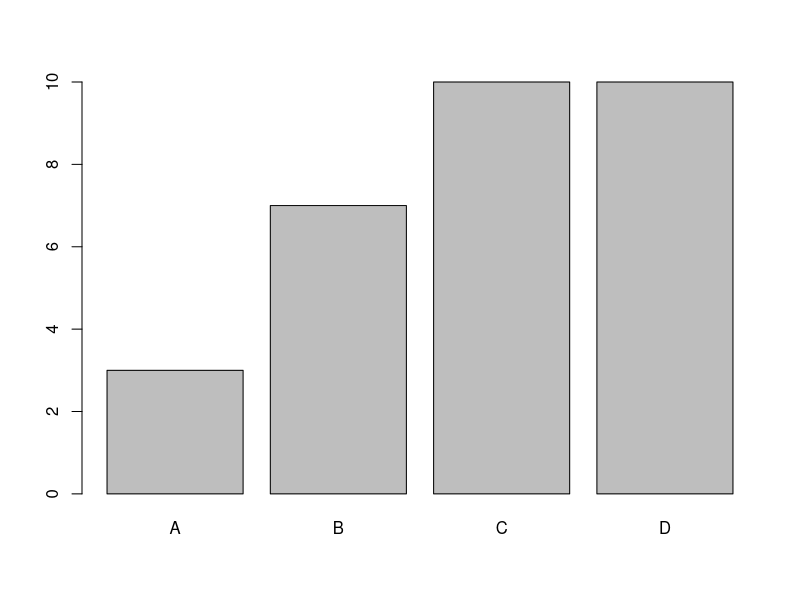
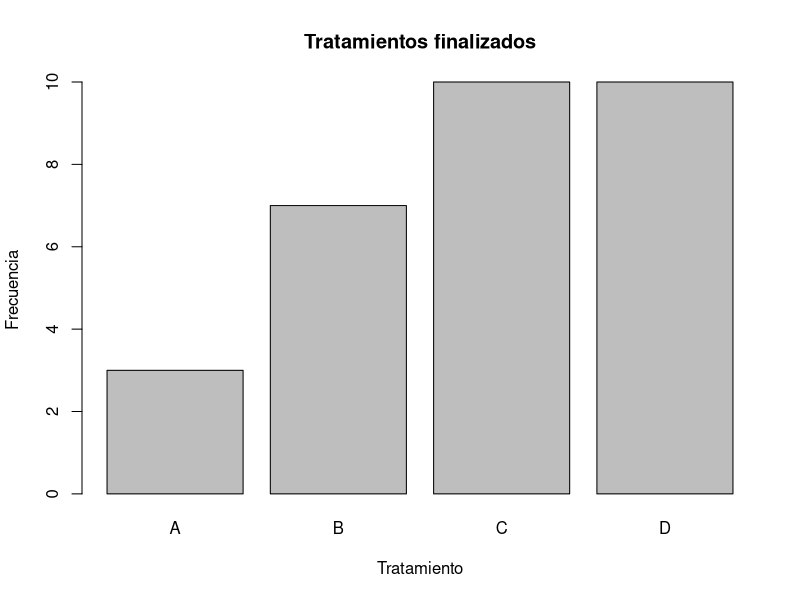
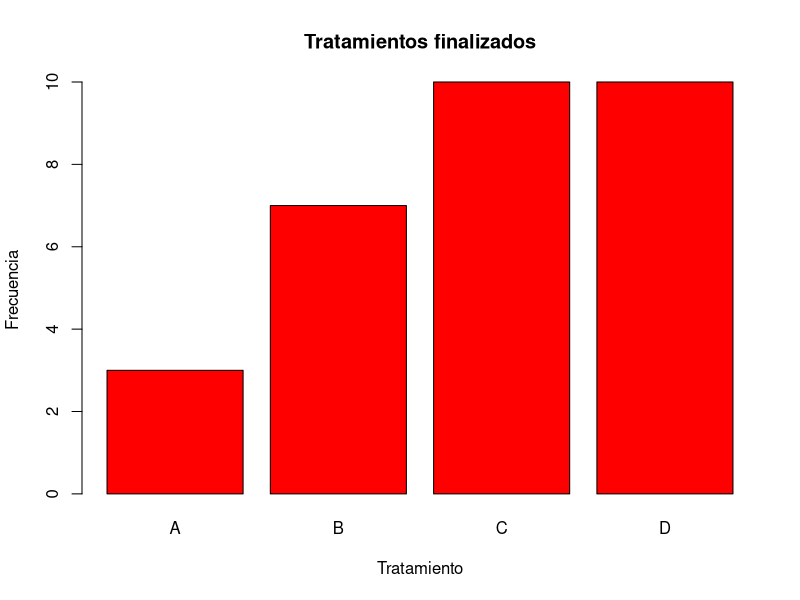
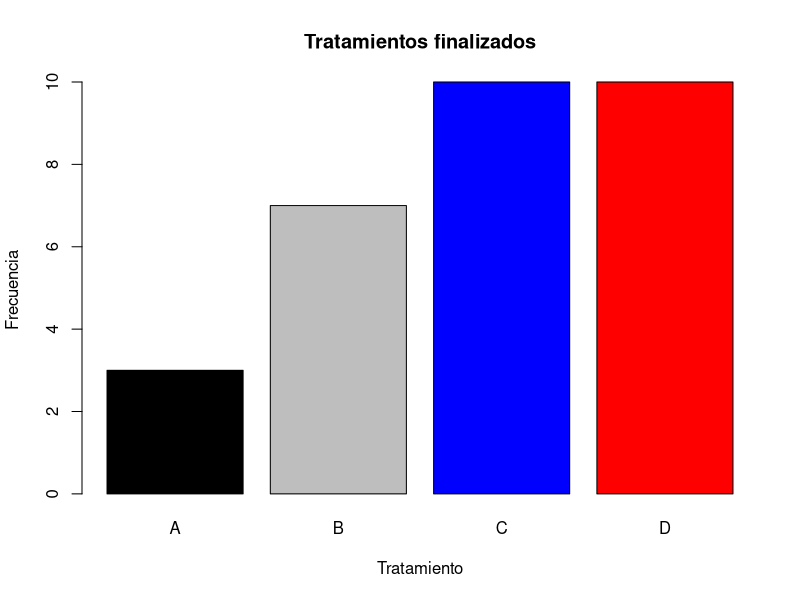
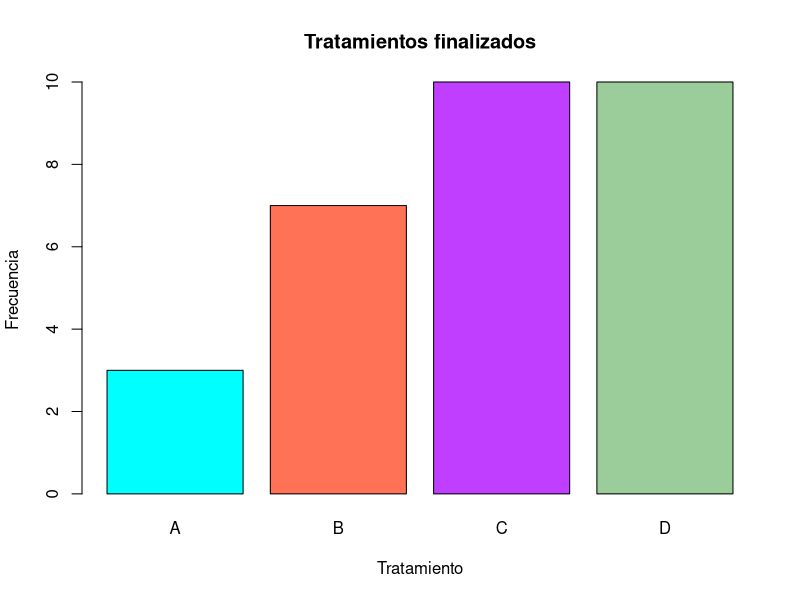
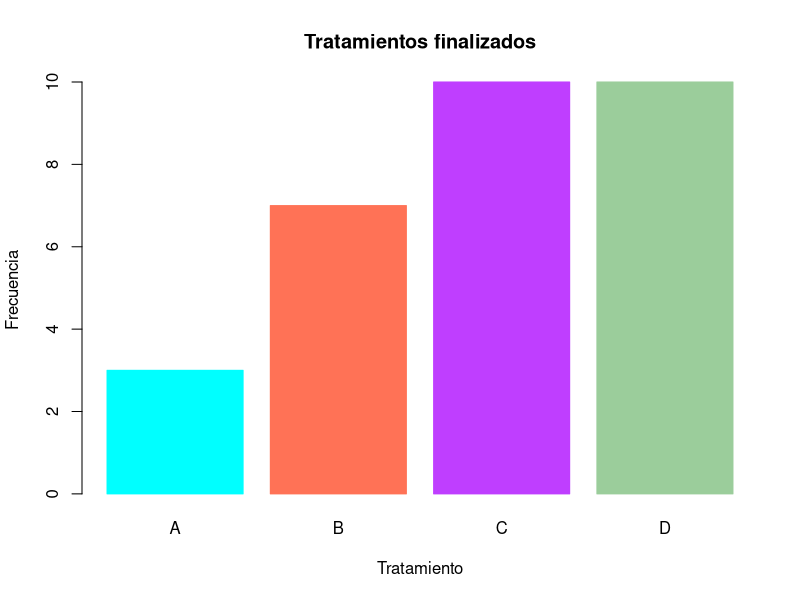
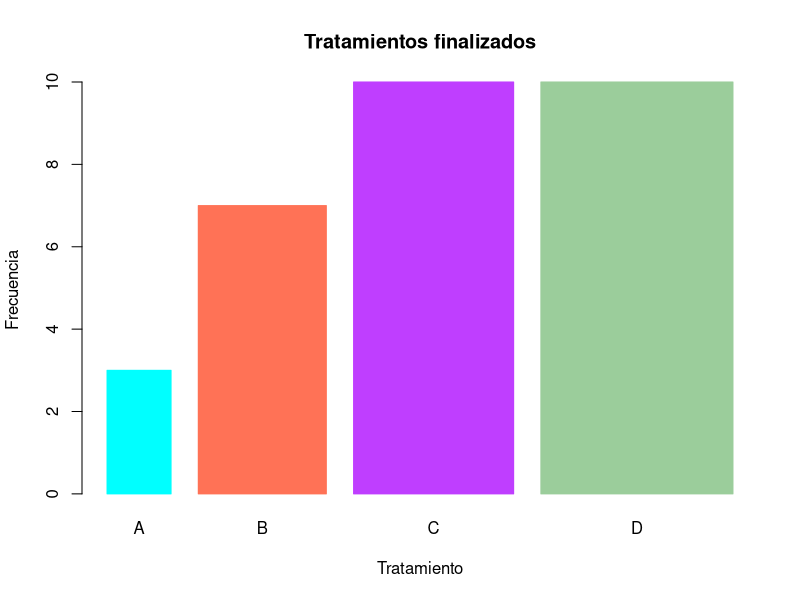
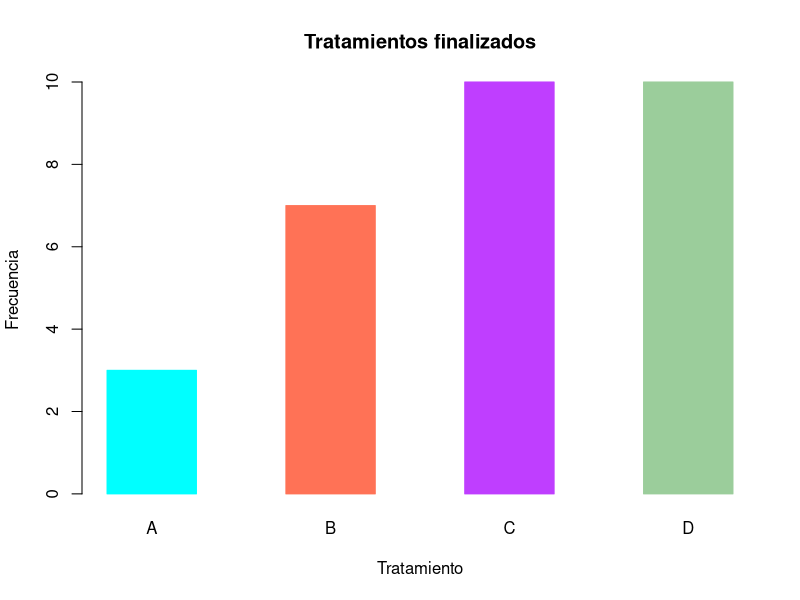

Write the R code that produced these figures, in order.
## ---- chunk 1
knitr::opts_chunk$set(echo = TRUE)
## ---- chunk 2

tratamiento<-as.factor(sample(c("A","B", "C", "D"), size =30, replace = TRUE))    
frec.tratam<- table(tratamiento)
barplot(frec.tratam)

## ---- chunk 3

barplot(frec.tratam,
        xlab = "Tratamiento", #nombre al eje x
       ylab= "Frecuencia",#nombre del eje Y 
       main= "Tratamientos finalizados"# título del gráfico
       ) 
## ---- chunk 4

barplot(frec.tratam,
        xlab = "Tratamiento", #nombre al eje x
       ylab= "Frecuencia",#nombre del eje Y 
       main= "Tratamientos finalizados",# título del gráfico
       col= "red", #color de las barras
       ) 
## ---- chunk 5

barplot(frec.tratam,
        xlab = "Tratamiento", #nombre al eje x
       ylab= "Frecuencia",#nombre del eje Y 
       main= "Tratamientos finalizados",# título del gráfico
       col= c("black", "grey", "blue", "red")#color de las barras 
       ) 
## ---- chunk 6

barplot(frec.tratam,
        xlab = "Tratamiento", #nombre al eje x
       ylab= "Frecuencia",#nombre del eje Y 
       main= "Tratamientos finalizados",# título del gráfico
       col= c("cyan1", "coral1", "darkorchid1", "darkseagreen3")#color de las barras 
       ) 
## ---- chunk 7

barplot(frec.tratam,
        xlab = "Tratamiento", #nombre al eje x
       ylab= "Frecuencia",#nombre del eje Y 
       main= "Tratamientos finalizados",# título del gráfico
       col= c("cyan1", "coral1", "darkorchid1", "darkseagreen3"),#defino los bordes#color de las barras
        border=c("cyan1", "coral1", "darkorchid1", "darkseagreen3") #defino el color de los bordes
       ) 
## ---- chunk 8

barplot(frec.tratam,
        xlab = "Tratamiento", #nombre al eje x
       ylab= "Frecuencia",#nombre del eje Y 
       main= "Tratamientos finalizados",# título del gráfico
       col= c("cyan1", "coral1", "darkorchid1", "darkseagreen3"),#defino los bordes#color de las barras
        border=c("cyan1", "coral1", "darkorchid1", "darkseagreen3"), #defino el color de los bordes
       width= c(0.4,0.8,1,1.2)#cambio el ancho de las barras
        )
       
## ---- chunk 9

barplot(frec.tratam,
        xlab = "Tratamiento", #nombre al eje x
       ylab= "Frecuencia",#nombre del eje Y 
       main= "Tratamientos finalizados",# título del gráfico
       col= c("cyan1", "coral1", "darkorchid1", "darkseagreen3"),#defino los bordes#color de las barras
        border=c("cyan1", "coral1", "darkorchid1", "darkseagreen3"), #defino el color de los bordes
       space=(1)#cambio la separación entre barras
        )
       
## ---- chunk 10

barplot(frec.tratam,
        xlab = "Tratamiento", #nombre al eje x
       ylab= "Frecuencia",#nombre del eje Y 
       main= "Tratamientos finalizados",# título del gráfico
     density=c(18,14,10,14,18), #defino el entramado (cantidad de lineas)
        angle=c(0,45,90,11,36), #defino el angulo del entramado
        col="black" #color del entramado
        )
       
## ---- chunk 11
datos<- as.data.frame(tratamiento)
library(ggplot2)
ggplot(datos)+#defino el data set con el que voy a trabajar
  geom_bar(aes(x=tratamiento)) #defino al geometria del gráfico y los ejes
       
## ---- chunk 12
ggplot(datos)+#defino el data set con el que voy a trabajar
  geom_bar(aes(x=tratamiento))+ #defino al geometria del gráfico y los ejes
  xlab("Tratamientos")+#agrego el nombre del eje X
  ylab ("Frecuencia")+#agrego el nombre del eje Y
  ggtitle("Tratamientos finalizados")+#agrego el título
  scale_y_continuous(breaks = c(0,1,2,3, 4,5, 6,7,8,9,10))#establezco donde estan mis marcas del eje y
       
## ---- chunk 13
ggplot(datos)+#defino el data set con el que voy a trabajar
   geom_bar(aes(x=tratamiento))+ #defino al geometria del gráfico y los ejes
  xlab("Tratamientos")+#agrego el nombre del eje X
  ylab ("Frecuencia")+#agrego el nombre del eje Y
  ggtitle("Tratamientos finalizados")+   
  scale_y_continuous(breaks = c(0,1,2,3, 4,5, 6,7,8,9,10))+#establezco donde estan mis marcas del eje y#agrego el título
  theme_bw()#defino mi tema 
 
## ---- chunk 14
ggplot(datos)+#defino el data set con el que voy a trabajar
   geom_bar(aes(x=tratamiento), fill=c("black", "grey", "blue", "red"))+ #defino al geometria del gráfico y los ejes
  xlab("Tratamientos")+#agrego el nombre del eje X
  ylab ("Frecuencia")+#agrego el nombre del eje Y
  ggtitle("Tratamientos finalizados")+   
  scale_y_continuous(breaks = c(0,1,2,3, 4,5, 6,7,8,9,10))+#establezco donde estan mis marcas del eje y#agrego el título
  theme_bw()#defino mi tema 
 
